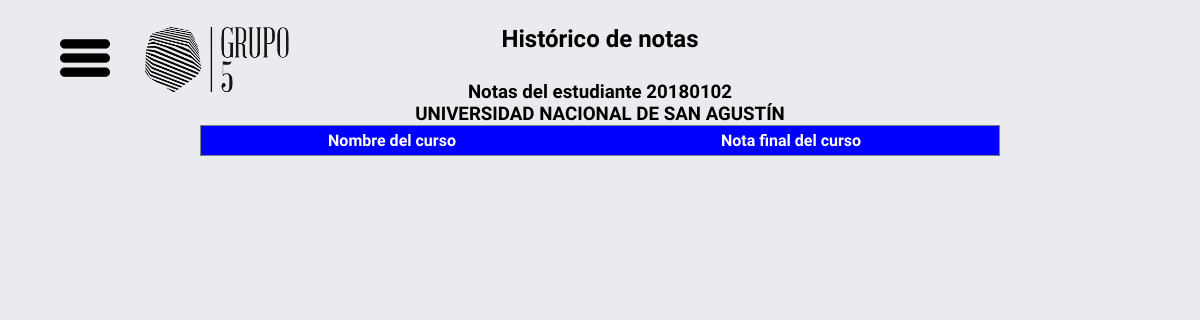
Page /VersionFinal/Estudiante/Historico_notas.php (signed in) on the earlier database version.
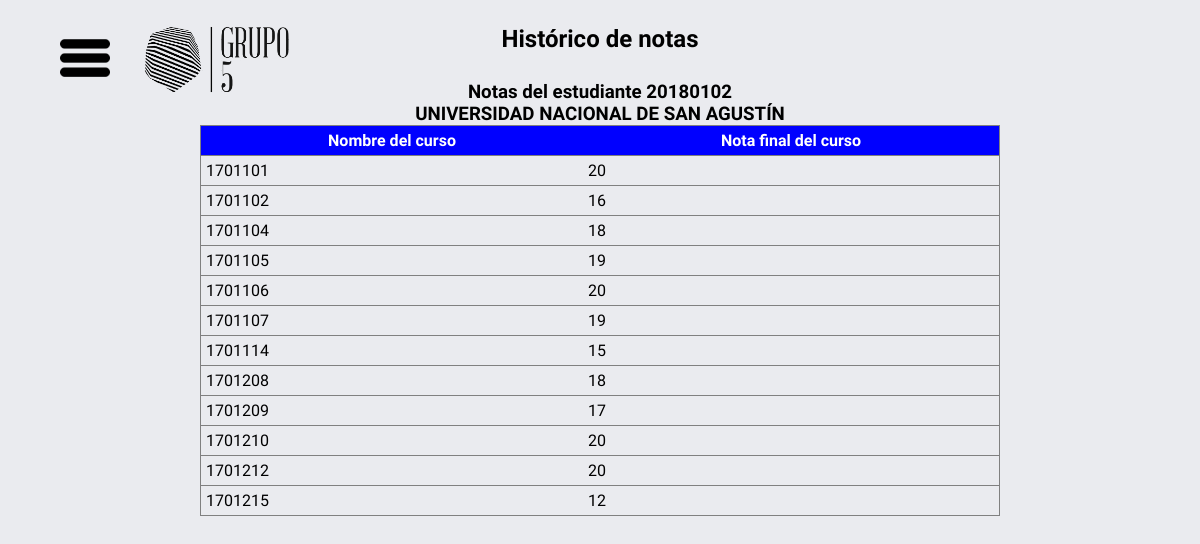
Same page on the later database version.
### tables this page shows
CREATE TABLE `historico_notas` (
  `cui` varchar(11) NOT NULL,
  `1701101` int(2) DEFAULT NULL,
  `1701102` int(2) DEFAULT NULL,
  `1701104` int(2) DEFAULT NULL,
  `1701105` int(2) DEFAULT NULL,
  `1701106` int(2) DEFAULT NULL,
  `1701107` int(2) DEFAULT NULL,
  `1701114` int(2) DEFAULT NULL,
  `1701208` int(2) DEFAULT NULL,
  `1701209` int(2) DEFAULT NULL,
  `1701210` int(2) DEFAULT NULL,
  `1701212` int(2) DEFAULT NULL,
  `1701215` int(2) DEFAULT NULL,
  `1701216` int(2) DEFAULT NULL,
  `1702120` int(2) DEFAULT NULL,
  `1702224` int(2) DEFAULT NULL,
  `1702225` int(2) DEFAULT NULL,
  `1702226` int(2) DEFAULT NULL,
  `1702227` int(2) DEFAULT NULL,
  `1702228` int(2) DEFAULT NULL,
  `1702229` int(2) DEFAULT NULL,
  `1703130` int(2) DEFAULT NULL,
  `1703131` int(2) DEFAULT NULL,
  `1703132` int(2) DEFAULT NULL,
  `1703133` int(2) DEFAULT NULL,
  `1703134` int(2) DEFAULT NULL,
  `1703135` int(2) DEFAULT NULL,
  `1703236` int(2) DEFAULT NULL,
  `1703237` int(2) DEFAULT NULL,
  `1703238` int(2) DEFAULT NULL,
  `1703239` int(2) DEFAULT NULL,
  `1703240` int(2) DEFAULT NULL,
  `1703241` int(2) DEFAULT NULL,
  `1704142` int(2) DEFAULT NULL,
  `1704143` int(2) DEFAULT NULL,
  `1704144` int(2) DEFAULT NULL,
  `1704145` int(2) DEFAULT NULL,
  `1704146` int(2) DEFAULT NULL,
  `1704147` int(2) DEFAULT NULL,
  `1704248` int(2) DEFAULT NULL,
  `1704249` int(2) DEFAULT NULL,
  `1704250` int(2) DEFAULT NULL,
  `1704251` int(2) DEFAULT NULL,
  `1704252` int(2) DEFAULT NULL,
  `1704253` int(2) DEFAULT NULL,
  `1704254` int(2) DEFAULT NULL,
  `1704255` int(2) DEFAULT NULL
);

### VersionFinal/Utils/base_datos.php (called while the page is built, shortened)
<?php
class base_datos {
	private $host;
	private $usua;
	private $pass;
	private $bd;
	private $conexion;
	function __construct($host, $usua, $pass, $bd) {
		$this->host = $host;
		$this->usua = $usua;
		$this->pass = $pass;
		$this->bd = $bd;
	}
	function conectar() {
		$this->conexion = mysqli_connect($this->host,$this->usua,$this->pass,$this->bd);
		$this->conexion->set_charset("utf8");
	}
	function getEncabezados($tabla){
		$result = mysqli_query($this->conexion, "SHOW COLUMNS FROM $tabla");
		$error = mysqli_error($this->conexion);
		if (empty($error)) {
			if (mysqli_num_rows($result) > 0) {
				return $result;
			}
		} else {
			echo "Error al obtener clases!";
		}
		return null;
	}
	function getHistoricoest($cui) {
		$result = mysqli_query($this->conexion, "SELECT * FROM historico_notas WHERE cui = '$cui'");
		$error = mysqli_error($this->conexion);
		if (empty($error)) {
			if (mysqli_num_rows($result) > 0) {
				return $result;
			}
		} else {
			echo "Error al obtener historico!";
		}
		return null;
	}
}
?>

### VersionFinal/Estudiante/Historico_notas.php (the view, shortened to what this page needs)
<?php
	include "Includes/Header.php"
?>
<body>
    <h2 style="text-align: center;">Histórico de notas<br><br></h2>
	<table id="tablaUsuarios" class="tabla">
	    <h3 style="text-align: center;">Notas del estudiante <?php echo $_SESSION["usuario"]; ?></h3>
	    <h3 style="text-align: center;">UNIVERSIDAD NACIONAL DE SAN AGUSTÍN</h3>
		<thead>
			<tr>
				<th>Nombre del curso</th>
				<th>Nota final del curso</th>
			</tr>
		</thead>
		<tbody>
            <?php
            $BaseDatos = new base_datos("localhost", "root", "", "ti_ciencias_computacion");
            $BaseDatos->conectar();
            $valcursos = $BaseDatos->getHistoricoest("est".$_SESSION["usuario"]);
            $codcursos = $BaseDatos->getEncabezados("historico_notas");
            $i = 0;
			if (!is_null($codcursos)) {
				while($row = mysqli_fetch_assoc($codcursos)) {
					$nombrescursos[$i] = $row["Field"];
					$i = $i + 1;
				}
			}
            $i = 0;
			if(!is_null($valcursos)){
                while ($row = mysqli_fetch_assoc($valcursos)) {
                	foreach ($row as $key => $value) {
                		if ($nombrescursos[$i] != "cui" && $row[$nombrescursos[$i]] != NULL) {
	                    	echo "<tr>";
	                   		echo "<td>" . $nombrescursos[$i] . "</td>";
	                    	echo "<td>" . $row[$nombrescursos[$i]] . "</td>";
	                    	echo "</tr>";
	                    }
	                    $i = $i + 1;
                    }
                }
            }
            ?>
		</tbody>
	</table>
</body>
</html>

### VersionFinal/Estudiante/Includes/Header.php (shortened to what this page needs)
<?php include("../Utils/base_datos.php"); ?>
<!DOCTYPE html>
<html lang="es">
<head>
	<link rel="stylesheet" href="../../css/clase.css">
	<link rel="stylesheet" href="../../css/formulario_carpeta.css">
</head>
<header class="header">
		<div class="container">
		<div class="btn-menu">
			<label for="btn-menu" > <img src="../../img/lista.png" width="50" height="50"></label>
		</div>
			<div class="logo">
				<img src="../../img/imagen_logo.png" width="200" height="100">
			</div>
		</div>
</header>
<br>

### css/clase.css (style rules this page uses)
* { margin: 0; padding: 0; box-sizing: border-box; font-family: 'Montserrat Alternates', sans-serif; }
body { background: #EAEBEF; font-family: 'Poppins', sans-serif; }
.header { width: 100%; height: 100px; position: fixed; top: 0;left: 0; }
.container { width: 90%; max-width: 1200px; margin: auto; }
.container .btn-menu, .logo { float: left; line-height:150px; }
.container .btn-menu label { color: #fff; font-size: 25px; cursor: pointer; }

### css/formulario_carpeta.css (style rules this page uses)
.tabla { border-collapse: collapse; border: gray 1px solid; margin: auto; width: 800px; }
.tabla thead { background-color: blue; color: white; }
.tabla tr { border-bottom: gray 1px solid; }
.tabla th { padding: 5px; }
.tabla td { text-align: left; padding: 5px; margin: auto; }

Differences in the rows shown:
added historico_notas: i "1701101", i "20", i "1701102", 1701102 "16", i "1701104", i "18", i "1701105", i "19", i "1701106", i "1701107", i "1701114", 1701114 "15", i "1701208", i "1701209", 1701209 "17", i "1701210", i "1701212", i "1701215", 1701215 "12"
